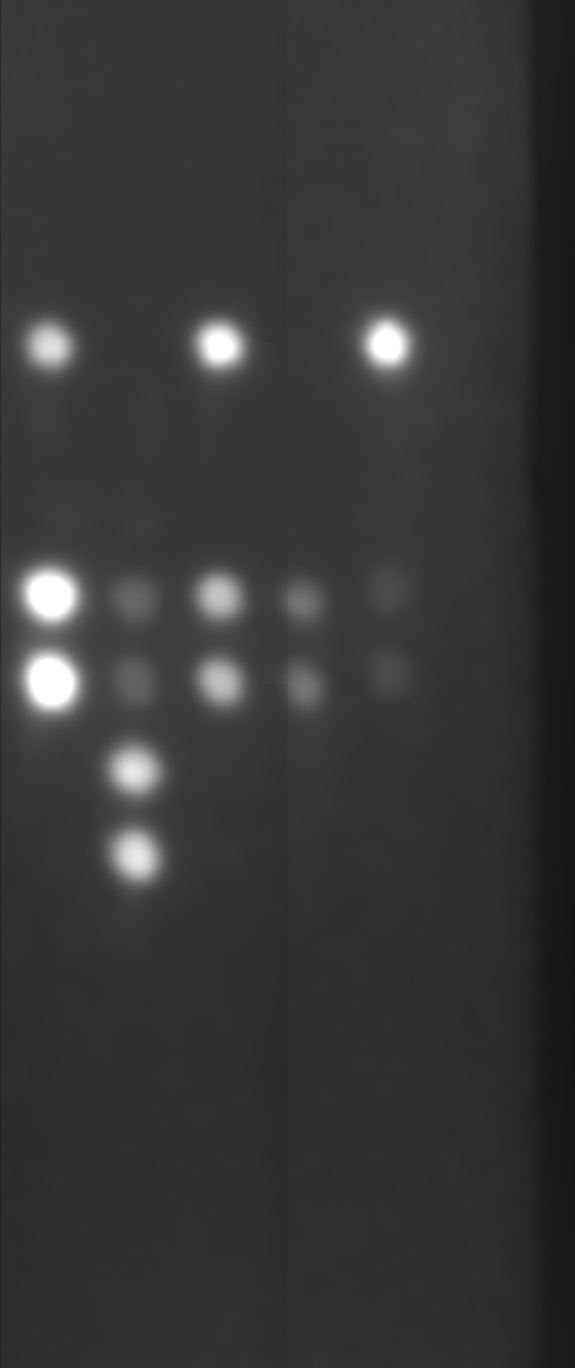
#> input picture 9test/2-1.jpeg, 2300 x 5472 px (shown at 1/4 size)
$ python 2.py   (older library calls are emulated)
#> lines starting #> are read from the running program, lines starting #| are printed output that depends on the picture
import numpy as np
from PIL import Image
import cv2 as cv

img = Image.open("2-1.jpeg")
#> img is the input picture: PIL image 2300x5472 L; min 0, max 255, mean 54.6
# 获取尺寸
width, height = img.size
#> width = 2300; height = 5472
print(height)
#| 5472
# 创建画布
background = Image.new('L', (height, height))
#> background: PIL image 5472x5472 L; every value is 0

length = int((5488-2300)/2)

background.paste(img, (length, 1))
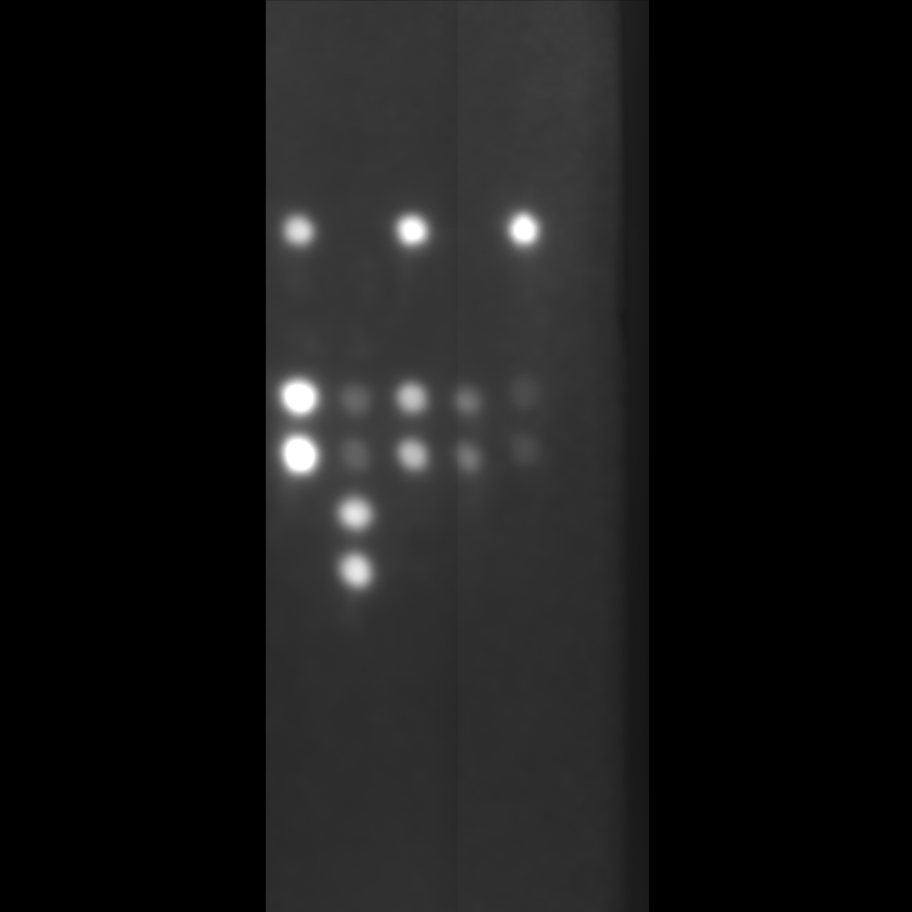
#> background: PIL image 5472x5472 L (shown at 1/6 size); min 0, max 255, mean 22.9

# 保存图像

background.save("1.jpeg")

img_or = cv.imread("1.jpeg")
#> img_or: shape (5472, 5472, 3); min 0, max 255, mean 22.9

img = background.resize((350,350), Image.ANTIALIAS)
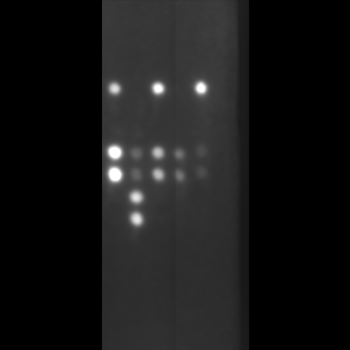
#> img: PIL image 350x350 L; min 0, max 255, mean 22.9

img.save("2.jpeg")

$ run again, with 9test/2-2.jpeg copied over 9test/2-1.jpeg
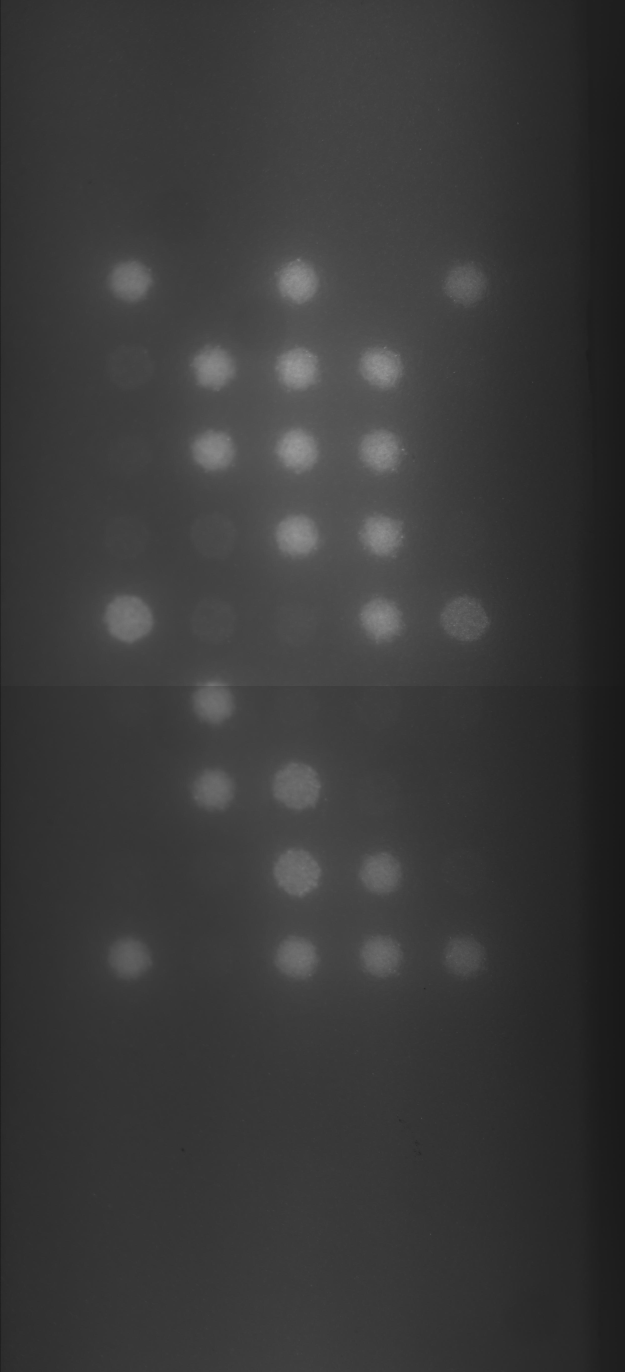
#> input picture 9test/2-2.jpeg, 2500 x 5488 px (shown at 1/4 size)
#> img is the input picture: PIL image 2500x5488 RGB; min 0, max 158, mean 57.8
#| 5488
#> `background.paste(img, (length, 1))`:
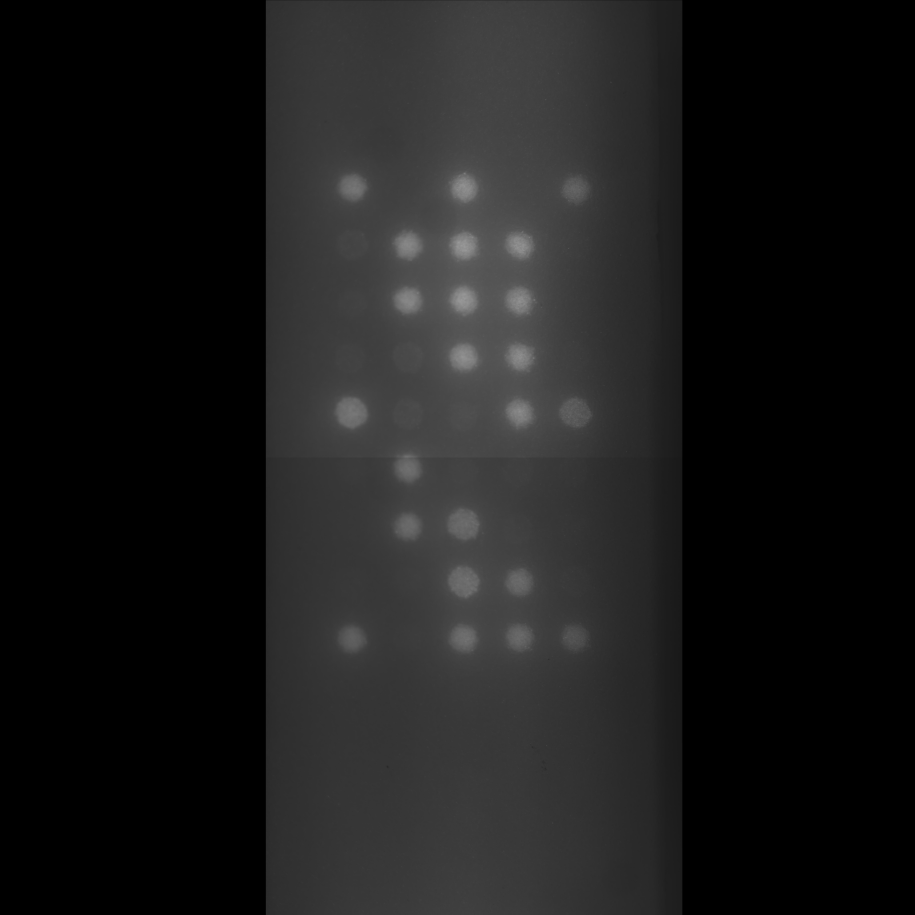
#> background: PIL image 5488x5488 L (shown at 1/6 size); min 0, max 158, mean 26.3
#> `img = background.resize((350,350), Image.ANTIALIAS)`:
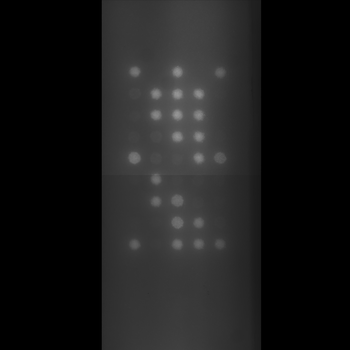
#> img: PIL image 350x350 L; min 0, max 150, mean 26.4
